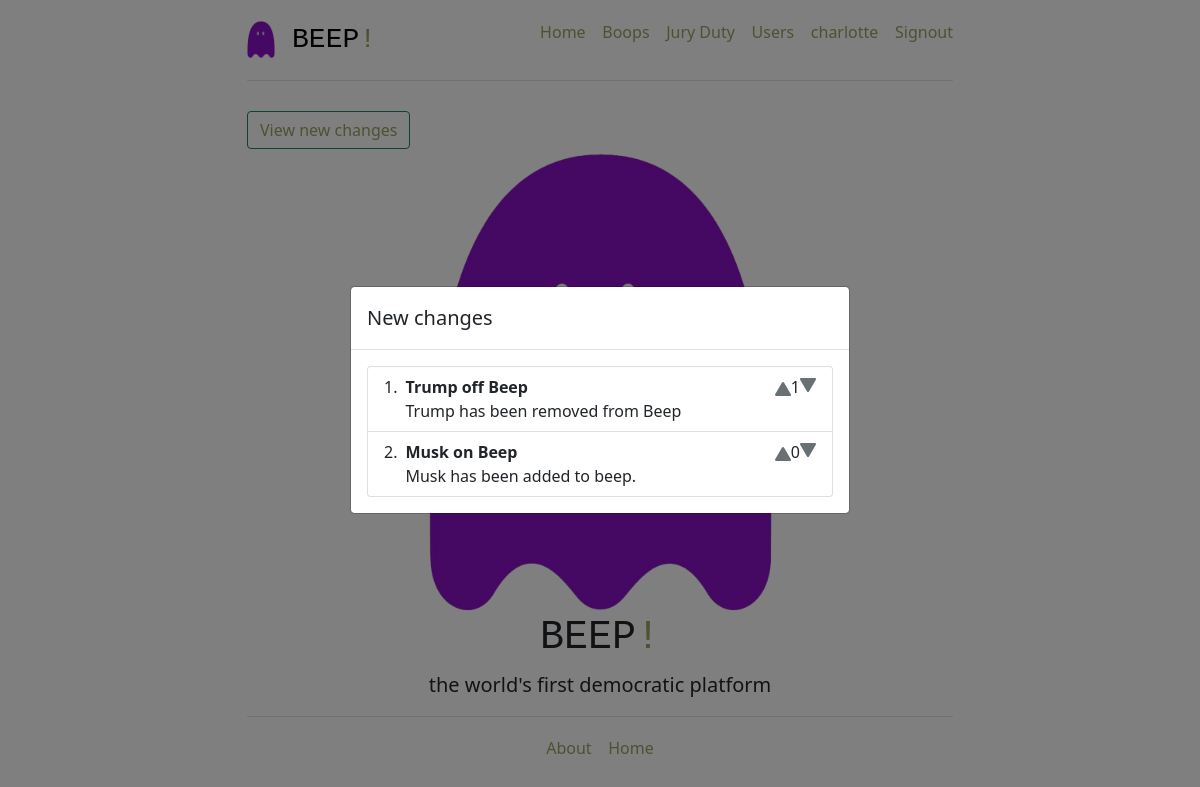
Page /modal (signed in) on the committed database.
### project/models.py (models this page shows)
class Change(db.Model):
    __tablename__ = 'changes'
    id = db.Column(db.Integer, primary_key=True)
    title = db.Column(db.String, unique=True, nullable=False)
    description = db.Column(db.String, unique=True, nullable=False)
    date_created = db.Column(db.DateTime, nullable=True)
    user_id = db.Column(db.Integer, db.ForeignKey('users.id', ondelete="CASCADE"), nullable=False)
    poster = db.relationship('User', back_populates='changes', passive_deletes=True)
    upvotes = db.relationship('Upvote', back_populates='change')
    downvotes = db.relationship('Downvote', back_populates='change')

### project/tweets/views.py (the view)
@tweets_blueprint.route('/modal')
@login_required
def modal():
    changes = db.session.query(Change).all()
    print(changes)
    return render_template('changelogmodal.html',
                            changes=changes,
                            current_user_id = session['user_id'])

### project/tweets/views.py (called while the page is built)
def login_required(test):
    @wraps(test)
    def wrap(*args, **kwargs):
        if 'logged_in' in session:
            return test(*args, **kwargs)
        else:
            flash('You need to login first')
            return (redirect(url_for('users.login')))
    return wrap

### project/templates/changelogmodal.html (shortened to what this page needs)
{% extends 'index.html' %}
{% block modal %}
<div class="modal fade" tabindex="-1" id="changelogmodal">
    <div class="modal-dialog modal-dialog-centered">
        <div class="modal-content">
            <div class="modal-header">
                <h5 class="modal-title">New changes</h5>
            </div>
            <div class="modal-body">
                <ol class="list-group list-group-numbered">
                    {% for change in changes %}
                    <li class="list-group-item d-flex justify-content-between align-items-start">
                        <div class="ms-2 me-auto">
                            <div class="fw-bold">{{ change.title }}</div>
                            {{ change.description }}
                        </div>
                        {% if current_user_id in change.upvotes|map(attribute="user_id")|list %}
                        <span class="vote on" id="upvote-button-{{change.id}}" onclick="upvote({{change.id}})">
                        {% else %}
                        <span class="vote" id="upvote-button-{{change.id}}" onclick="upvote({{change.id}})">
                        {% endif %}
                            <svg xmlns="http://www.w3.org/2000/svg" width="16" height="16" fill="currentColor"
                                class="bi bi-triangle-fill" viewBox="0 0 16 16">
                                <path fill-rule="evenodd"
                                    d="M7.022 1.566a1.13 1.13 0 0 1 1.96 0l6.857 11.667c.457.778-.092 1.767-.98 1.767H1.144c-.889 0-1.437-.99-.98-1.767L7.022 1.566z" />
                            </svg>
                        </span>
                        <span id="votes-sum-{{change.id}}">{{ change.upvotes|length - change.downvotes|length }}</span>
                        {% if current_user_id in change.downvotes|map(attribute="user_id")|list %}
                        <span class="vote on downvote" id="downvote-button-{{change.id}}" onclick="downvote({{change.id}})">
                        {% else %}
                        <span class="vote downvote" id="downvote-button-{{change.id}}" onclick="downvote({{change.id}})">
                        {% endif %}
                            <svg xmlns="http://www.w3.org/2000/svg" width="16" height="16" fill="currentColor"
                                class="bi bi-triangle-fill" viewBox="0 0 16 16">
                                <path fill-rule="evenodd"
                                    d="M7.022 1.566a1.13 1.13 0 0 1 1.96 0l6.857 11.667c.457.778-.092 1.767-.98 1.767H1.144c-.889 0-1.437-.99-.98-1.767L7.022 1.566z" />
                            </svg>
                        </span>
                    </li>
                    {% endfor %}
                </ol>
            </div>
        </div>
    </div>
</div>
{% endblock %}

### project/static/css/main.css (style rules this page uses)
.vote { display: inline-block; cursor: pointer; color: #687074 }
.downvote { transform: rotate(180deg); }

### project/static/css/jumbotron-narrow.css (style rules this page uses)
body { padding-top: 20px; padding-bottom: 20px; }

### rows in the picture
Change: title "Trump off Beep", description "Trump has been removed from Beep", upvotes|length "1"
Change: title "Musk on Beep", description "Musk has been added to beep.", upvotes|length "0"

### other values in the picture
{{ session.name }} "charlotte"
